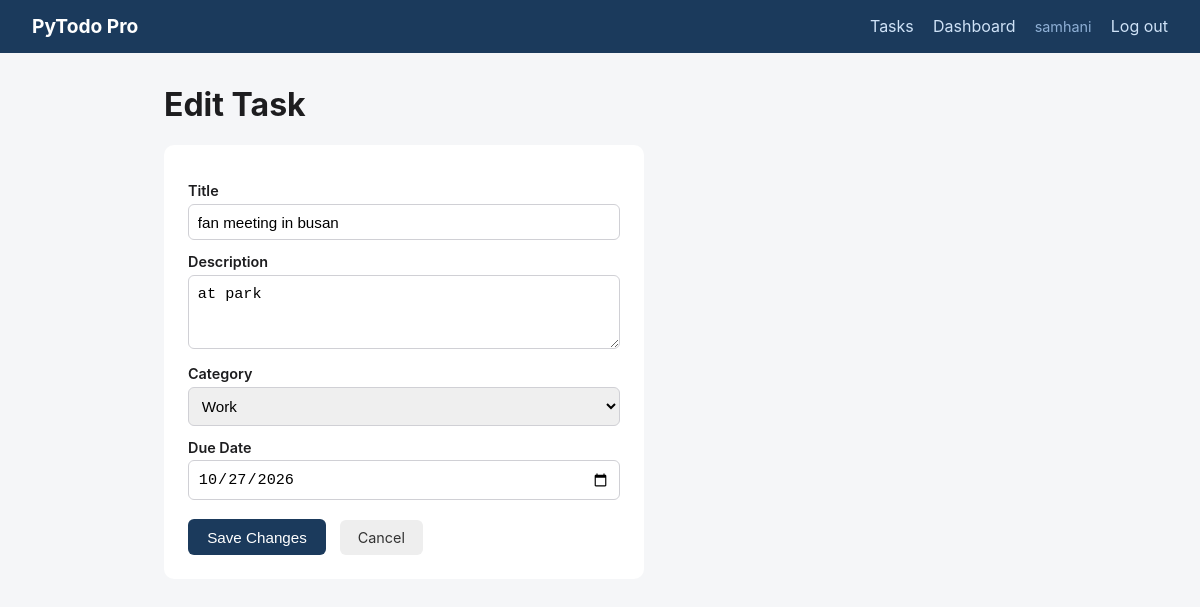
The app's page /tasks/3/edit (signed in) with its own data.
### tables this page shows
CREATE TABLE tasks (
                id INTEGER PRIMARY KEY AUTOINCREMENT,
                user_id INTEGER NOT NULL,
                title TEXT NOT NULL,
                description TEXT DEFAULT '',
                category_id INTEGER,
                due_date TEXT,
                done INTEGER NOT NULL DEFAULT 0,
                completed_at TEXT,
                created_at TEXT NOT NULL
            );

CREATE TABLE categories (
                id INTEGER PRIMARY KEY AUTOINCREMENT,
                name TEXT NOT NULL UNIQUE
            );

### app.py (the view, shortened to what this page needs)
@app.route("/tasks/<int:task_id>/edit", methods=["GET", "POST"])
@login_required_web
def edit_task(task_id):
    db = get_db()
    categories = db.execute("SELECT * FROM categories ORDER BY name").fetchall()
    task = db.execute(
        "SELECT * FROM tasks WHERE id = ? AND user_id = ?", (task_id, session["user_id"])
    ).fetchone()
    if task is None:
        return redirect(url_for("index"))
    return render_template("task_form.html", categories=categories, task=task)

### app.py (called while the page is built)
def get_db():
    db = getattr(g, "_database", None)
    if db is None:
        db = g._database = sqlite3.connect(DATABASE)
        db.row_factory = sqlite3.Row
    return db

@app.teardown_appcontext
def close_connection(exception):
    db = getattr(g, "_database", None)
    if db is not None:
        db.close()

def login_required_web(f):
    @wraps(f)
    def wrapper(*args, **kwargs):
        if not session.get("user_id"):
            return redirect(url_for("login_page"))
        return f(*args, **kwargs)
    return wrapper

### templates/task_form.html (shortened to what this page needs)
{% extends "base.html" %}
{% block content %}
<h1>{{ 'Edit Task' if task else 'New Task' }}</h1>
<form method="post" class="task-form">
    <label>Title</label>
    <input type="text" name="title" value="{{ task['title'] if task else '' }}" required>
    <label>Description</label>
    <textarea name="description" rows="3">{{ task['description'] if task else '' }}</textarea>
    <label>Category</label>
    <select name="category_id">
        {% for c in categories %}
        <option value="{{ c['id'] }}" {% if task and task['category_id'] == c['id'] %}selected{% endif %}>{{ c['name'] }}</option>
        {% endfor %}
    </select>
    <label>Due Date</label>
    <input type="date" name="due_date" value="{{ task['due_date'] if task and task['due_date'] else '' }}">
    <button type="submit">{{ 'Save Changes' if task else 'Create Task' }}</button>
    <a class="btn-secondary" href="{{ url_for('index') }}">Cancel</a>
</form>
{% endblock %}

### static/style.css (style rules this page uses)
* { box-sizing: border-box; }
body { font-family: -apple-system, Segoe UI, Roboto, sans-serif; background: #f5f6f8; color: #1d1d1f; margin: 0; }
.auth-card label, .task-form label { display: block; margin: 0.8rem 0 0.3rem; font-size: 0.9rem; font-weight: 600; }
.auth-card input, .task-form input, .task-form select, .task-form textarea { width: 100%; padding: 0.55rem; border: 1px solid #d0d0d5; border-radius: 6px; font-size: 0.95rem; }
.auth-card button, .task-form button { margin-top: 1.2rem; padding: 0.6rem 1.2rem; border: none; background: #1B3A5C; color: #fff; border-radius: 6px; cursor: pointer; font-size: 0.95rem; }
.btn, .btn-secondary { display: inline-block; padding: 0.55rem 1.1rem; border-radius: 6px; text-decoration: none; font-size: 0.9rem; }
.btn-secondary { background: #eee; color: #333; margin-left: 0.6rem; }
.task-form { background: #fff; padding: 1.5rem; border-radius: 10px; max-width: 480px; }

### records on screen
tasks: title "fan meeting in busan", description "at park", category_id "Work", due_date "10/27/2026"

### other values on screen
{{ session.get('username') }} "samhani"
{{ 'Edit Task' if task else 'New Task' }} "Edit Task"
{{ 'Save Changes' if task else 'Create Task' }} "Save Changes"
